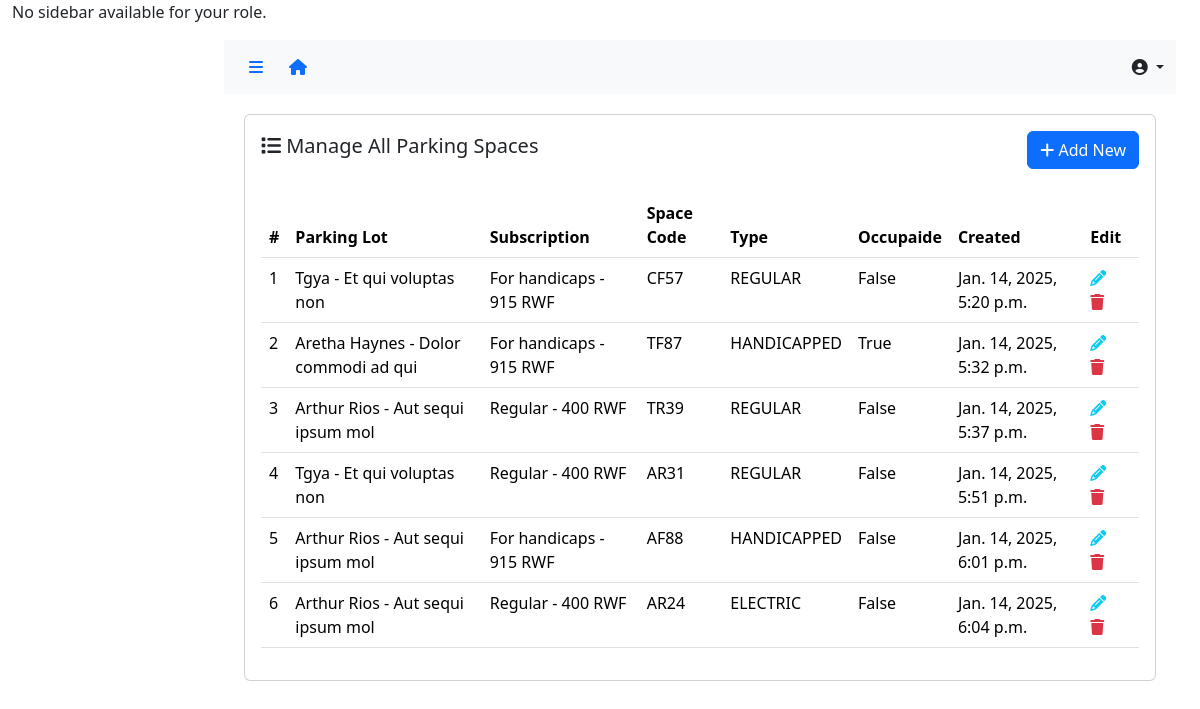
Before: /dashboard/parkingspace (signed in) with the older database file.
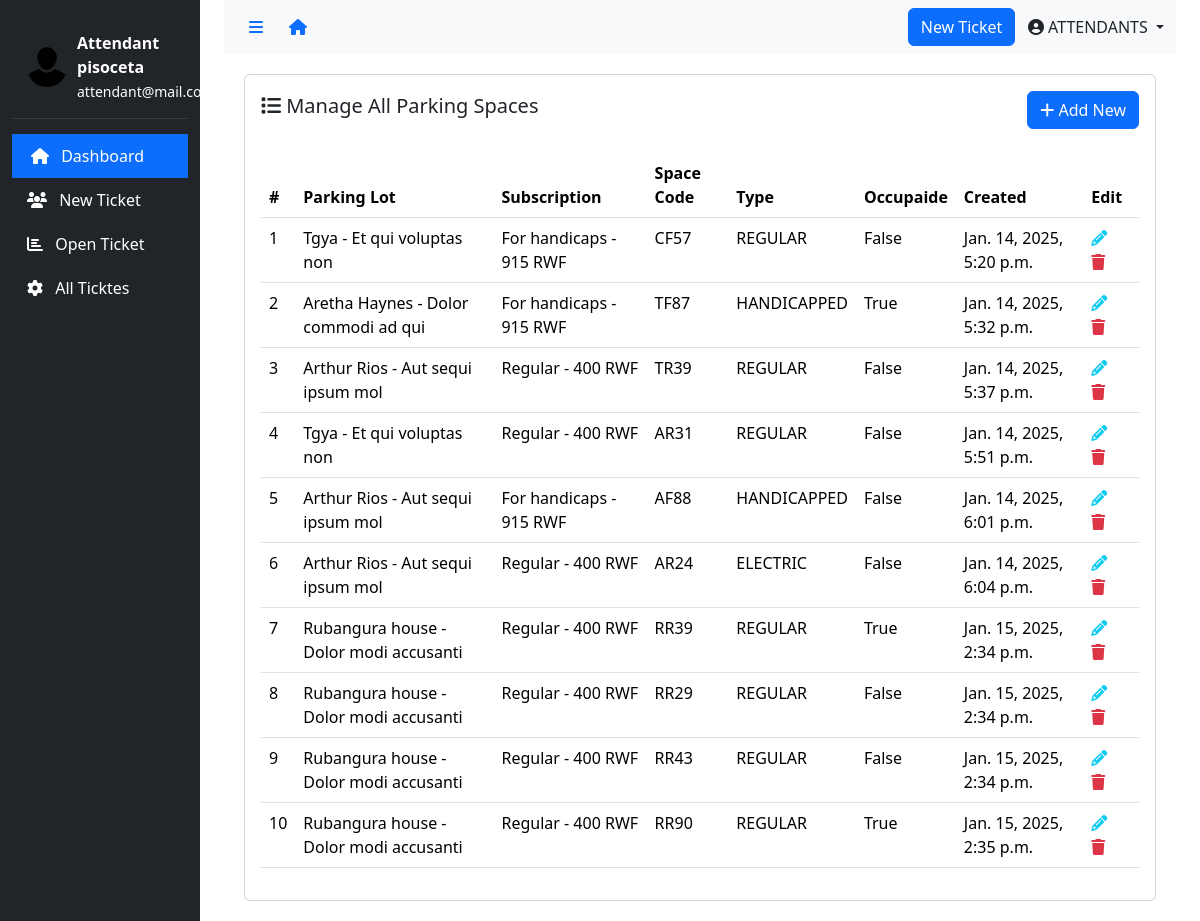
After: the same page with the newer database file.
### app/models.py (models this page shows, shortened)
class ParkingSpace(models.Model):
    parking_lot = models.ForeignKey('ParkingLot', on_delete=models.PROTECT, related_name='parking_spaces')
    subscription = models.ForeignKey('Subscription', on_delete=models.SET_NULL, null=True, blank=True)
    space_code = models.CharField(max_length=6, unique=True)
    type = models.CharField(max_length=20, choices=SPACE_TYPE_CHOICES, default='REGULAR')
    status = models.BooleanField(default=False)
    created_at = models.DateTimeField(auto_now_add=True)

class ParkingLot(models.Model):
    name = models.CharField(max_length=255, unique=True)
    gpsLocation = models.CharField(max_length=255)
    address = models.CharField(max_length=255)
    type = models.CharField(max_length=20, choices=[('ON STREET', 'On Street'), ('OFF STREET', 'Off Street')], default='ON STREET')
    capacity = models.IntegerField()
    restrictions = models.CharField(max_length=255, blank=True, null=True)  # Store as a comma-separated string
    security = models.BooleanField(default=False)
    lighting = models.BooleanField(default=False)
    chargingStation = models.BooleanField(default=False)
    manager_1 = models.ForeignKey('User', related_name='primary_manager', null=True, on_delete=models.SET_NULL)
    manager_2 = models.ForeignKey('User', related_name='secondary_manager', null=True, blank=True, on_delete=models.SET_NULL)
    created_at = models.DateTimeField(auto_now_add=True)
    def __str__(self):
        return f"{self.name} - {self.address}"

class Subscription(models.Model):
    name = models.CharField(max_length=255, unique=True)
    price = models.IntegerField()
    discount_rate = models.PositiveIntegerField(validators=[MaxValueValidator(100)])
    terms = models.TextField()
    created_at = models.DateTimeField(auto_now_add=True)
    def __str__(self):
        return f"{self.name} - {self.price} RWF"

class User(AbstractUser):
    class Role(models.TextChoices):
        ATTENDANTS = "ATTENDANTS", "Attendants"
        ADMIN = "ADMIN", "Admin"
        CLIENT = "CLIENT", "Client"
    role = models.CharField(
        max_length=50,
        choices=Role.choices,
        default=Role.CLIENT  # Set default role to CLIENT
    )
    phone_number = models.CharField(
        validators=[phone_regex],
        max_length=10,
        unique=True,
        null=True
    )
    groups = models.ManyToManyField(
        'auth.Group',
        related_name='users',
        blank=True,
        help_text='The groups this user belongs to.'
    )
    user_permissions = models.ManyToManyField(
        'auth.Permission',
        related_name='users',
        blank=True,
        help_text='Specific permissions for this user.'
    )

### app/views.py (the view)
# urls.py: path('dashboard/parkingspace', views.parkingspace, name="parkingspace"),
def parkingspace(request):
    parkingspace = ParkingSpace.objects.all()
    context = {'parkingspaces': parkingspace, 'active_menu': 'parkingspace'}
    return render(request, 'dashboard/parkingspace.html', context)

### app/templates/app/dashboard/parkingspace.html (shortened to what this page needs)
{% extends 'dashboard/base.html' %}
{% block content %}
<div class="content">
    <div class="card">
        <div class="card-body">
            <div class="d-flex justify-content-between align-items-center">
                <h5 class="card-title"><i class="fas fa-list"></i> Manage All Parking Spaces</h5>
        <a href="{% url 'create_parking_space' %}" class="btn btn-primary"><i class="fas fa-plus"></i> Add New</a>
    </div>
<br>
            <div class="table-responsive">
                <table class="table table-hover" id="activityTable">
                    <thead>
                        <tr>
                            <th>#</th>
                            <th>Parking Lot</th>
                            <th>Subscription</th>
                            <th>Space Code</th>
                            <th>Type</th>
                            <th>Occupaide</th>
                            <th>Created</th>
                            <th>Edit</th>
                        </tr>
                    </thead>
                    <tbody>
                        {% for parkspace in parkingspaces %}
                        <tr>
                            <td>{{ parkspace.id }}</td>
                            <td>{{ parkspace.parking_lot }}</td>
                            <td>{{ parkspace.subscription }}</td>
                            <td>{{ parkspace.space_code }}</td>
                            <td>{{ parkspace.type}}</td>
                            <td>{{ parkspace.status}}</td>
                            <td>{{ parkspace.created_at}}</td>
                            <td>
                                <a href="{% url 'update_parking_space' parkspace.pk %}"><i class="fas fa-pencil text-info"></i></a>&nbsp;&nbsp;&nbsp;&nbsp;
                                <a href="{% url 'delete_parking_space' parkspace.pk %}"><i class="fas fa-trash text-danger"></i></a>
                            </td>
                        </tr>
                        {% empty %}
                        <tr>
                            <td colspan="9" class="text-center">No Parking Space found</td>
                        </tr>
                        {% endfor %}
                    </tbody>
                </table>
            </div>
        </div>
    </div>
</div>
</div>
</div>
{% endblock %}

### app/templates/app/dashboard/includes/attendant-sidebar.html (shortened to what this page needs)
{% load static %}
<div class="col-md-3 col-lg-2 d-md-block sidebar" id="sidebar">
  <div class="position-sticky pt-3">
    <div class="user-info d-flex align-items-center">
      <img src="{% static 'img/pngwing.com.png' %}" alt="User" class="rounded-circle" />
      <div>
        <div class="fw-bold">Attendant</div>
        <div class="fw-bold">{{ user.username }}</div>
        <small>{{ user.email }}</small>
      </div>
    </div>
    <ul class="nav flex-column">
      <li class="nav-item">
        <a class="sidebar-link active" href="#" data-page="dashboard">
          <i class="fas fa-home me-2"></i> Dashboard
        </a>
      </li>
      <li class="nav-item">
        <a class="sidebar-link" href="#" data-page="users">
          <i class="fas fa-users me-2"></i> New Ticket
        </a>
      </li>
      <li class="nav-item">
        <a class="sidebar-link" href="#" data-page="analytics">
          <i class="fas fa-chart-bar me-2"></i> Open Ticket
        </a>
      </li>
      <li class="nav-item">
        <a class="sidebar-link" href="#" data-page="settings">
          <i class="fas fa-cog me-2"></i> All Ticktes
        </a>
      </li>
    </ul>
  </div>
</div>

### app/templates/app/dashboard/includes/nav.html (shortened to what this page needs)
<nav class="navbar navbar-expand-lg navbar-light bg-light">
  <div class="container-fluid d-flex align-items-center">
    <div class="d-flex align-items-center">
      <button class="btn btn-link" id="sidebarToggle">
        <i class="fas fa-bars"></i>
      </button>
      <a href="/" class="btn btn-link">
        <i class="fas fa-house"></i>
      </a>
    </div>
    <div class="ms-auto d-flex align-items-center">
      {% if request.user.role == "ATTENDANTS" %}
      <button class="btn btn-primary" data-bs-toggle="modal" data-bs-target="#newTicketModal">New Ticket</button>&nbsp;&nbsp;&nbsp;
      {% endif %}
      <div class="dropdown">
        <a class="nav-link dropdown-toggle" href="#" role="button" data-bs-toggle="dropdown">
          <i class="fas fa-user-circle"></i> {{ user.role }}
        </a>
      </div>
    </div>
  </div>
</nav>

Changed rows visible on the page:
now on this page (row edited): User: username "pisoceta", email "attendant@mail.com", role "ATTENDANTS"
changed User: is_active False → True (drawn)
added ParkingSpace: id "7", parking_lot "Rubangura house - Dolor modi accusanti", subscription "Regular - 400 RWF", space_code "RR39", type "REGULAR", status "True", created_at "Jan. 15, 2025, 2:34 p.m."
added ParkingSpace: id "8", parking_lot "Rubangura house - Dolor modi accusanti", subscription "Regular - 400 RWF", space_code "RR29", type "REGULAR", status "False", created_at "Jan. 15, 2025, 2:34 p.m."
added ParkingSpace: id "9", parking_lot "Rubangura house - Dolor modi accusanti", subscription "Regular - 400 RWF", space_code "RR43", type "REGULAR", status "False", created_at "Jan. 15, 2025, 2:34 p.m."
added ParkingSpace: id "10", parking_lot "Rubangura house - Dolor modi accusanti", subscription "Regular - 400 RWF", space_code "RR90", type "REGULAR", status "True", created_at "Jan. 15, 2025, 2:35 p.m."
Other visible differences:
text no longer shown: "No sidebar available for your role."
text now shown: "Attendant Dashboard New Ticket Open Ticket All Ticktes New Ticket"
